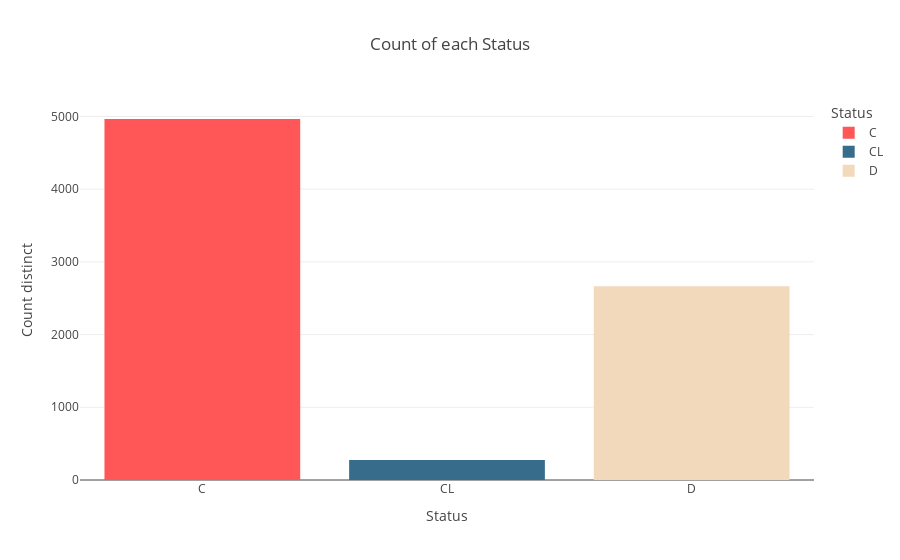

Here is the notebook cell this chart was saved with:
### Code cell
px.bar(df_count, x = TARGET, y = 'id'
       , template = 'xgridoff'
       , color=TARGET
       , title = 'Count of each Status'
       , labels= {'id' : 'Count distinct'}
       , color_discrete_sequence = colors[:3])

### Figure 1 — Plotly figure (JSON) as saved in the notebook; plotly's stock layout.template omitted (floating-point values rounded to 4 significant figures)
{"data": [{"alignmentgroup": "True", "hovertemplate": "Status=%{x}<br>Count distinct=%{y}<extra></extra>", "legendgroup": "C", "marker": {"color": "rgb(255,86,87)", "pattern": {"shape": ""}}, "name": "C", "offsetgroup": "C", "orientation": "v", "showlegend": true, "textposition": "auto", "type": "bar", "x": ["C"], "xaxis": "x", "y": [4965], "yaxis": "y"}, {"alignmentgroup": "True", "hovertemplate": "Status=%{x}<br>Count distinct=%{y}<extra></extra>", "legendgroup": "CL", "marker": {"color": "rgb(55,108,138)", "pattern": {"shape": ""}}, "name": "CL", "offsetgroup": "CL", "orientation": "v", "showlegend": true, "textposition": "auto", "type": "bar", "x": ["CL"], "xaxis": "x", "y": [275], "yaxis": "y"}, {"alignmentgroup": "True", "hovertemplate": "Status=%{x}<br>Count distinct=%{y}<extra></extra>", "legendgroup": "D", "marker": {"color": "rgb(242,217,187)", "pattern": {"shape": ""}}, "name": "D", "offsetgroup": "D", "orientation": "v", "showlegend": true, "textposition": "auto", "type": "bar", "x": ["D"], "xaxis": "x", "y": [2665], "yaxis": "y"}], "layout": {"barmode": "relative", "legend": {"title": {"text": "Status"}, "tracegroupgap": 0}, "title": {"text": "Count of each Status"}, "xaxis": {"anchor": "y", "categoryarray": ["C", "CL", "D"], "categoryorder": "array", "domain": [0, 1], "title": {"text": "Status"}}, "yaxis": {"anchor": "x", "domain": [0, 1], "title": {"text": "Count distinct"}}}}
